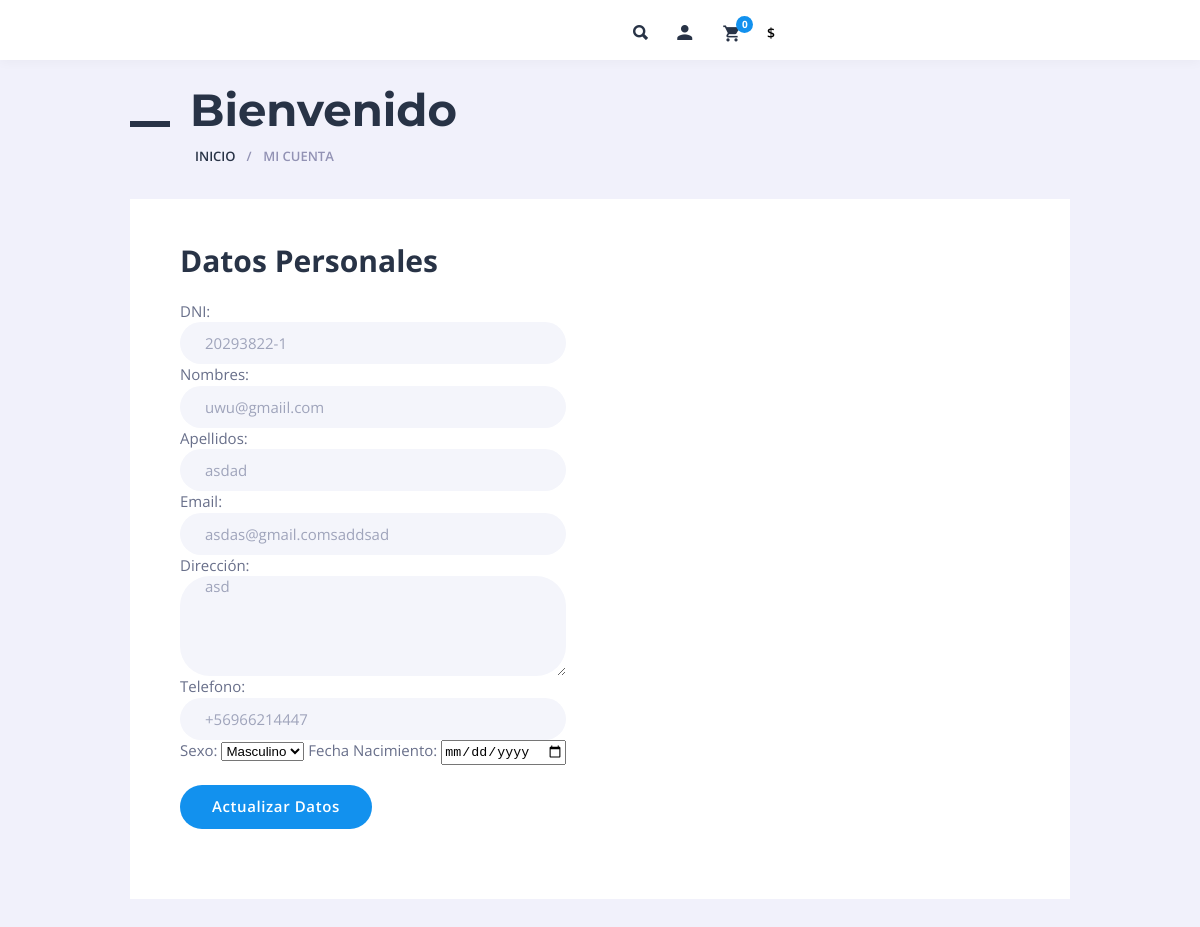
The app's page /cuenta (signed in), older data.
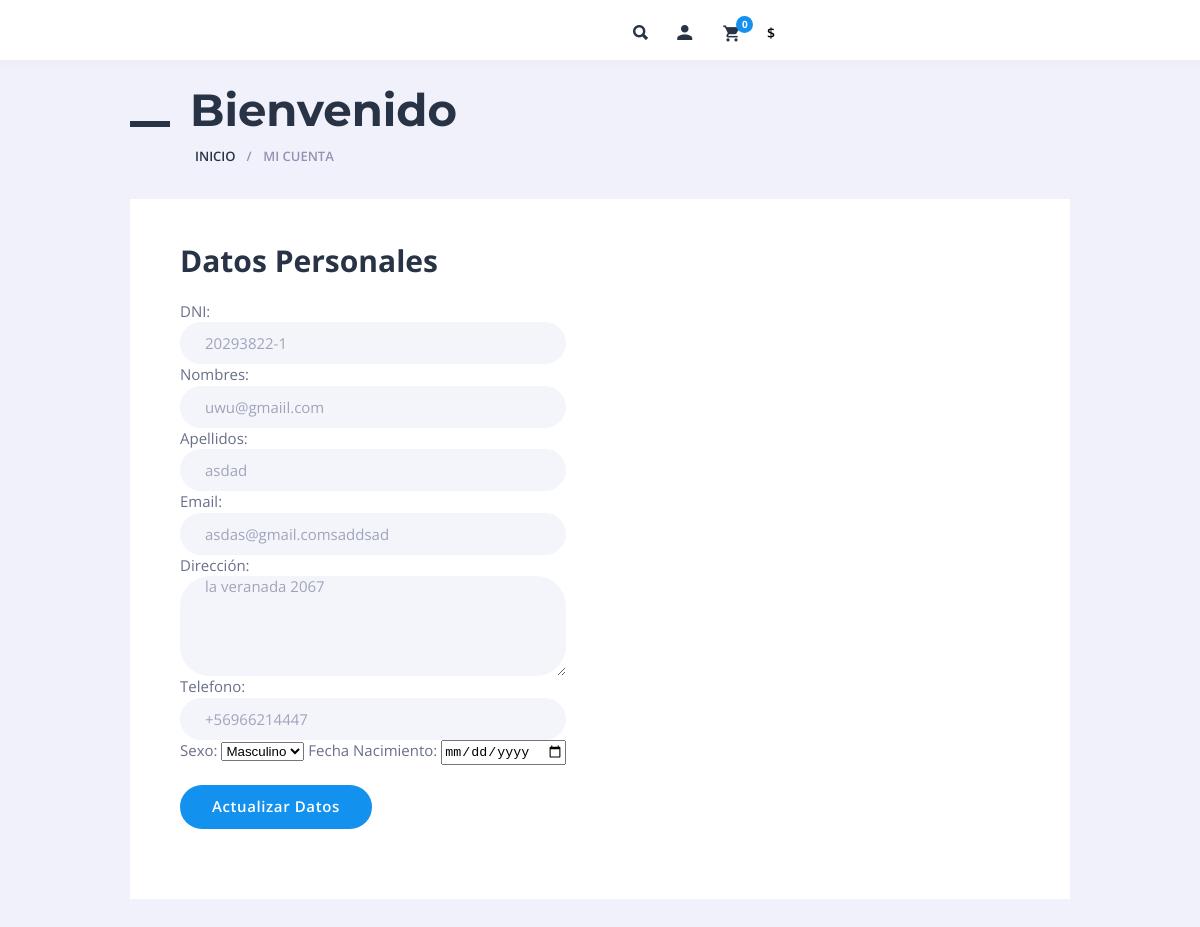
The same page, newer data.
### modelapp/models.py (models this page shows, shortened)
class Cliente(models.Model):
    usuario = models.OneToOneField(User,on_delete=models.RESTRICT)
    dni = models.CharField(max_length=10)
    sexo = models.CharField(max_length=1,default='M')
    telefono = models.CharField(max_length=20)
    fecha_nacimiento = models.DateField(null=True)
    direccion = models.TextField()

### modelapp/views.py (the view)
# urls.py: path('cuenta',views.cuentaUsuario,name='cuentaUsuario'),
def cuentaUsuario(request):
    try:
        clienteEditar = Cliente.objects.get(usuario = request.user)
        dataCliente = {
            'nombre':request.user.first_name,
            'apellidos':request.user.last_name,
            'email':request.user.email,
            'direccion':clienteEditar.direccion,
            'telefono':clienteEditar.telefono,
            'dni':clienteEditar.dni,
            'sexo':clienteEditar.sexo,
            'fecha_nacimiento':clienteEditar.fecha_nacimiento
        }
    except:
         dataCliente = {
            'nombre':request.user.first_name,
            'apellidos':request.user.last_name,
            'email':request.user.email
         }
    frmCliente = ClienteForm(dataCliente)
    context = {
        'frmCliente':frmCliente
    }
    return render(request,'cuenta.html',context)

### modelapp/forms.py
class ClienteForm(forms.Form):
    SEXO_CHOICES = (
        ('M','Masculino'),
        ('F','Femenino')
    )
    dni = forms.CharField(label='DNI',max_length=10,required=False)
    nombre = forms.CharField(label='Nombres',max_length=200,required=True)
    apellidos = forms.CharField(label='Apellidos',max_length=200,required=True)
    email = forms.EmailField(label='Email',required=True)
    direccion = forms.CharField(label='Dirección',widget=forms.Textarea)
    telefono = forms.CharField(label='Telefono',max_length=20)
    sexo = forms.ChoiceField(label='Sexo',choices= SEXO_CHOICES)
    fecha_nacimiento = forms.DateField(label='Fecha Nacimiento',input_formats=['%Y-%m-%d'],widget=DateInput())

### modelapp/templates/cuenta.html (shortened to what this page needs)
{% extends 'layout.html' %}
{% block content %}
<h1 class="maincont-ttl">Bienvenido</h1>
    <ul class="b-crumbs">
        <li><a href="/">Inicio</a></li>
        <li>Mi Cuenta</li>
    </ul>
    <article class="page-cont">
        <div class="page-styling">
            <div class="auth-wrap">
                <div class="auth-col">
                    <h2>Datos Personales</h2>
                    <form method="post" action="{% url 'web:actualizarCliente' %}" class="register">
                        {{frmCliente}}
                        <p class="auth-submit">
                            <input type="submit" value="Actualizar Datos">
                        </p>
                    </form>
                </div>
            </div>
        </div>
    </article>
{% endblock %}

Row changes from the older to the newer data that the page shows:
changed Cliente "Masculino": direccion "asd" → "la veranada 2067"
